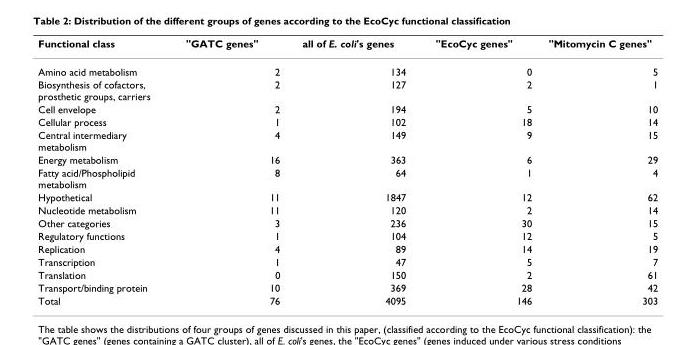
#> input picture table_recognition/debug/images/PMC493266_table_0.jpg, 696 x 345 px; its folder holds 4 pictures in this run
$ jupyter execute --allow-errors table_recognition.ipynb   (shell and % lines are left out)
#> lines starting #> are read from the running program, lines starting #| are printed output that depends on the picture
### table_recognition/table_recognition.py
import glob
import os
from pathlib import Path
from typing import List

import cv2
import numpy as np
from pydantic import BaseModel
from tqdm import tqdm

CELL_MIN_WIDTH = 10
CELL_MIN_HEIGHT = 10
MIN_CELL_NUM_INSIDE_TABLE = 4


class Box(BaseModel):
    name: str = "box"
    xmin: int
    xmax: int
    ymin: int
    ymax: int

    @property
    def width(self):
        return max(self.xmax - self.xmin, 0)

    @property
    def height(self):
        return max(self.ymax - self.ymin, 0)


class Cell(Box):
    name: str = "cell"

    def is_valid(self):
        return self.width > CELL_MIN_WIDTH and self.height > CELL_MIN_HEIGHT


class Table(Box):
    name: str = "table"
    cells: List[Cell] = []


def get_random_color():
    return tuple((np.random.random(3) * 153 + 102).astype(np.uint8).tolist())


# [35 lines left out: functions draw, show, ensure_gray, not called in this run]


class TableRecognizer:
    instance = None

    def __init__(self, weights_path=None):
        pass

    # [90 lines left out: functions process, get_unique_instance, __deduce_grid_cells, not called in this run]

class Point:

    def __init__(self, x, y):
        self.x = x
        self.y = y

    def __ge__(self, other):
        return (self.x >= other.x) and (self.y >= other.y)
    def __le__(self, other):
        return (self.x <= other.x) and (self.y <= other.y)
    def __gt__(self, other):
        return (self.x > other.x) and (self.y > other.y)
    def __lt__(self, other):
        return (self.x < other.x) and (self.y < other.y)

### table_recognition/table_recognition.ipynb
# 1. Setup environment

[cell 1]
# setup env

[cell 2]
# path table-transformer directory
import os, sys
lib_dir = os.path.join(os.path.abspath(''), "table-transformer")
lib_dir

[cell 3]
os.getcwd()

# 2. Load data

[cell 4]
# load data
import matplotlib.pyplot as plt
import glob
from tqdm import tqdm
import cv2
import os

images = [] # dataset

fig, axs = plt.subplots(1, 4, figsize=(18, 18))
i = 0
for image_path in tqdm(
        glob.glob(os.path.join(os.getcwd(), "debug/images/*.jpg"))[:100],
        total=100,
    ):
    image = cv2.imread(image_path)
#> image is the input picture: shape (345, 696, 3); min 0, max 255, mean 243.6
    images.append(image)
    if i < 4:
        axs[i].imshow(image)
    i += 1
plt.tight_layout()
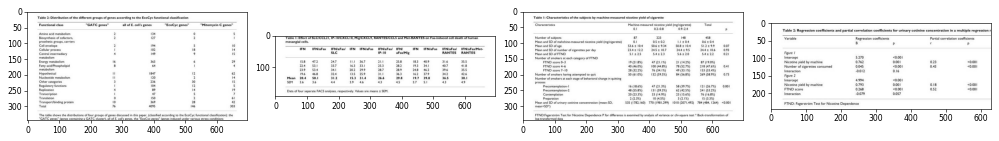
#> figure drawn by matplotlib, 4 panels
